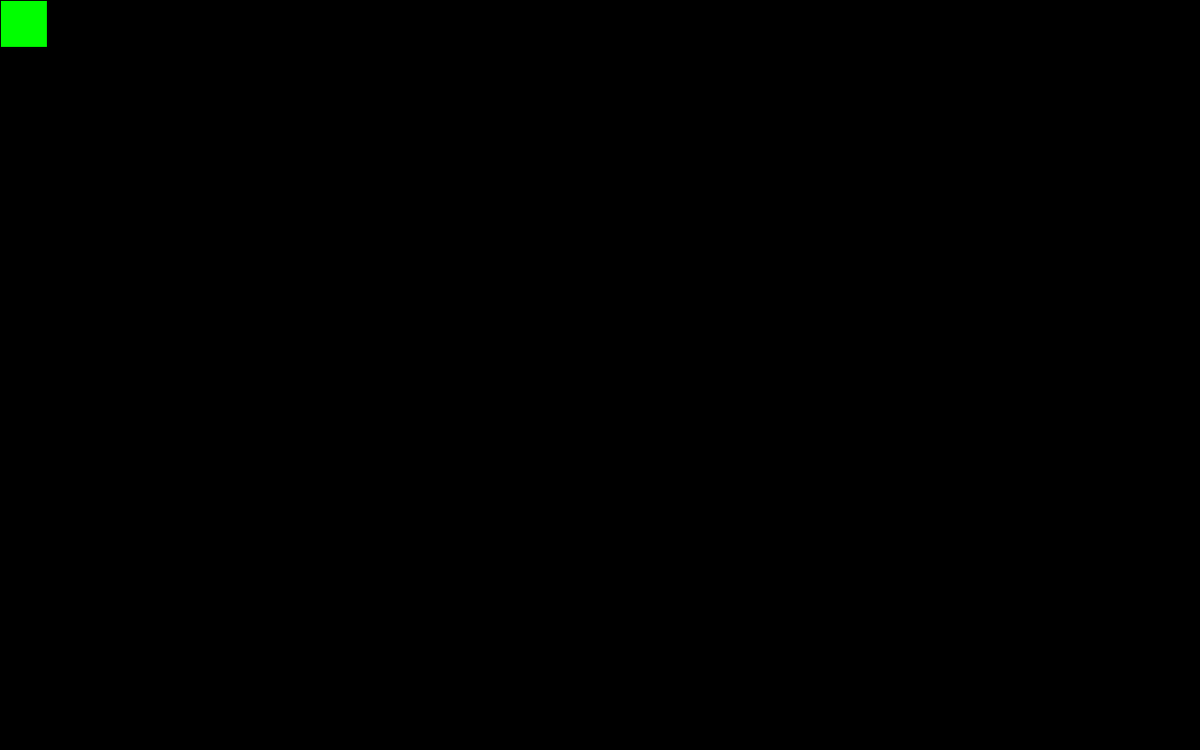
Frame 1 (no input)
Frame 60 (the mouse pressed at the canvas centre just before this capture): identical to frame 1, image omitted
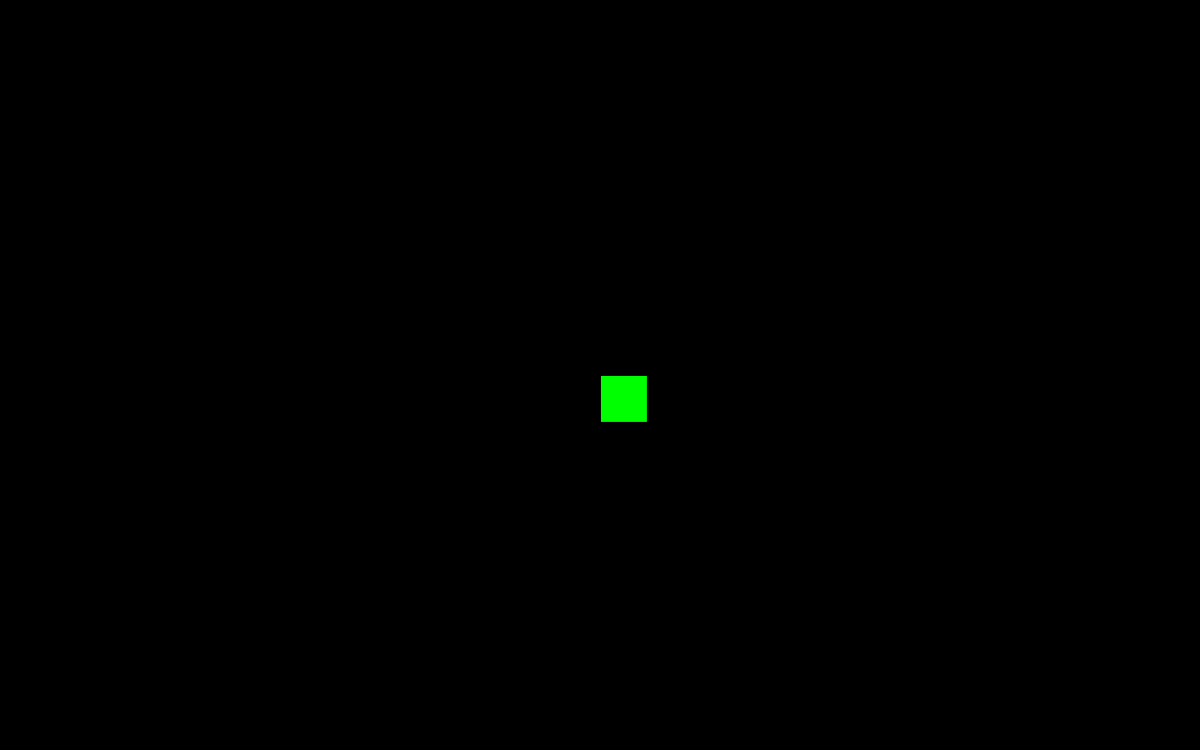
Frame 120 (the mouse held since frame 60 and released just before this capture)

The Processing sketch that drew these frames (run headless with seeded random() and noise(); from frame 60 on, the mouse is pressed at the canvas centre):

// Processing sketch: sketch_141105a
// ── sketch_141105a.pde
void setup(){
  size(1280,800);
  
}

void draw(){
  background(0);
  GR(mouseX,mouseY,50);
  
}


void GR(int x, int y, int sz){
fill(0,255,0);
rect(x,y,sz,sz);
println(x,y,sz);
}
